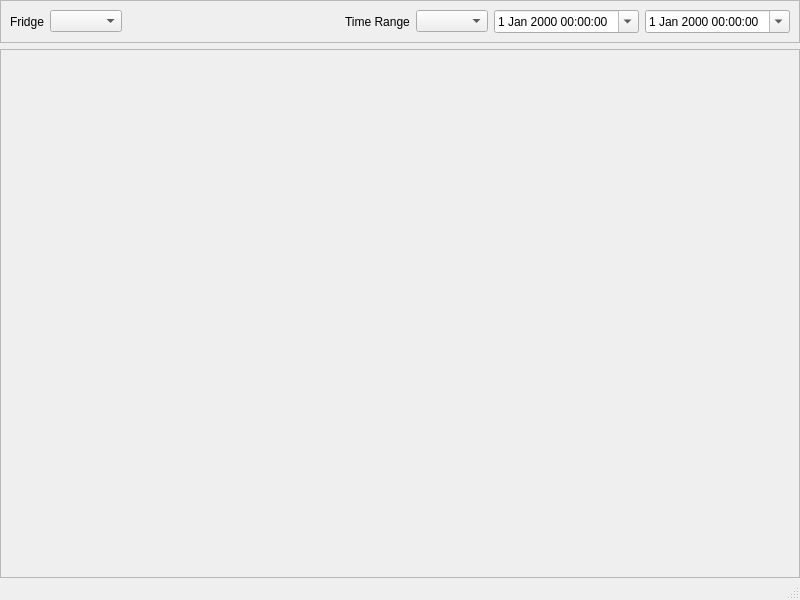
<?xml version="1.0" encoding="UTF-8"?>
<ui version="4.0">
 <class>MainWindow</class>
 <widget class="QMainWindow" name="MainWindow">
  <property name="geometry">
   <rect>
    <x>0</x>
    <y>0</y>
    <width>800</width>
    <height>600</height>
   </rect>
  </property>
  <property name="windowTitle">
   <string>MainWindow</string>
  </property>
  <widget class="QWidget" name="centralwidget">
   <layout class="QGridLayout" name="gridLayout">
    <property name="leftMargin">
     <number>0</number>
    </property>
    <property name="topMargin">
     <number>0</number>
    </property>
    <property name="rightMargin">
     <number>0</number>
    </property>
    <property name="bottomMargin">
     <number>0</number>
    </property>
    <item row="1" column="0">
     <widget class="QFrame" name="frmPlots">
      <property name="sizePolicy">
       <sizepolicy hsizetype="Preferred" vsizetype="Preferred">
        <horstretch>0</horstretch>
        <verstretch>1</verstretch>
       </sizepolicy>
      </property>
      <property name="frameShape">
       <enum>QFrame::StyledPanel</enum>
      </property>
      <property name="frameShadow">
       <enum>QFrame::Raised</enum>
      </property>
     </widget>
    </item>
    <item row="0" column="0">
     <widget class="QFrame" name="frame">
      <property name="frameShape">
       <enum>QFrame::StyledPanel</enum>
      </property>
      <property name="frameShadow">
       <enum>QFrame::Raised</enum>
      </property>
      <layout class="QHBoxLayout" name="horizontalLayout">
       <item>
        <widget class="QLabel" name="label_2">
         <property name="text">
          <string>Fridge</string>
         </property>
        </widget>
       </item>
       <item>
        <widget class="QComboBox" name="cmbx_fridge"/>
       </item>
       <item>
        <spacer name="horizontalSpacer">
         <property name="orientation">
          <enum>Qt::Horizontal</enum>
         </property>
         <property name="sizeHint" stdset="0">
          <size>
           <width>40</width>
           <height>20</height>
          </size>
         </property>
        </spacer>
       </item>
       <item>
        <widget class="QLabel" name="label">
         <property name="text">
          <string>Time Range</string>
         </property>
        </widget>
       </item>
       <item>
        <widget class="QComboBox" name="cmbx_time_range"/>
       </item>
       <item>
        <widget class="QDateTimeEdit" name="dte_start">
         <property name="calendarPopup">
          <bool>true</bool>
         </property>
        </widget>
       </item>
       <item>
        <widget class="QDateTimeEdit" name="dte_end">
         <property name="calendarPopup">
          <bool>true</bool>
         </property>
        </widget>
       </item>
      </layout>
     </widget>
    </item>
   </layout>
  </widget>
  <widget class="QMenuBar" name="menubar">
   <property name="geometry">
    <rect>
     <x>0</x>
     <y>0</y>
     <width>800</width>
     <height>21</height>
    </rect>
   </property>
  </widget>
  <widget class="QStatusBar" name="statusbar"/>
 </widget>
 <resources/>
 <connections/>
</ui>
